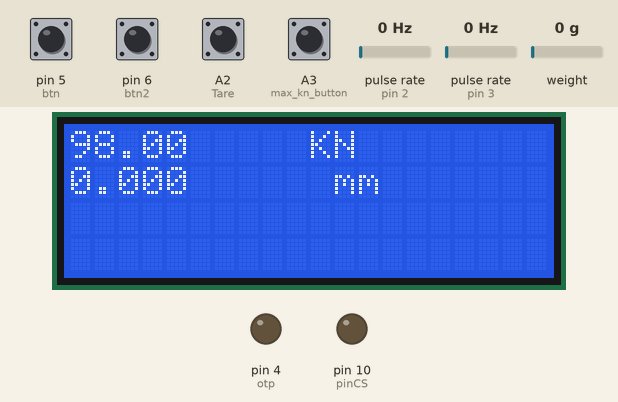
Bench run of a sketch on a simulated Arduino Uno, built with avr-gcc and run on an emulated ATmega328P. On the bench: 20×4 character LCD, output pins drawn as LEDs (lit = HIGH). Wiring (inferred from the names in the program): 2 × pulse sensor: data pin 2 / data pin 3. Inputs (shaded band) come from the test bench; at power-on: A2 (Tare), A3 (max_kn_button), pin 5 (btn), pin 6 (btn2) HIGH, pulse rate (sensors on pin 2, pin 3) 0 Hz, weight on the scale 0 g. The local clock reads 2024-03-15 10:24:30 at power-on unless the sketch sets it; storage starts empty; what the sketch prints to the serial monitor is not drawn.

Above: at 3.4 s.
3.5 s: pin 6 (btn2) pulled LOW for 0.15 s
At 3.65 s:
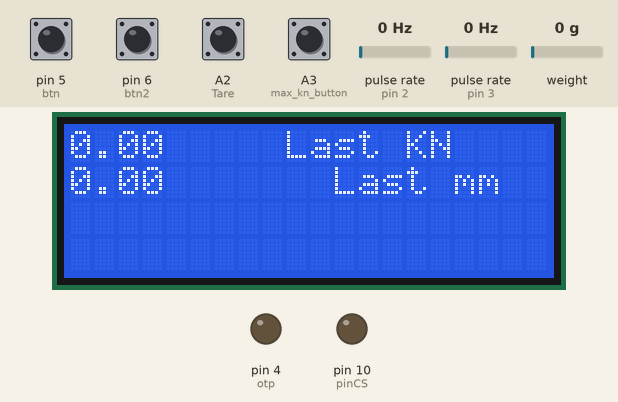
5.2 s: A2 (Tare) pulled LOW for 0.15 s
At 6.2 s:
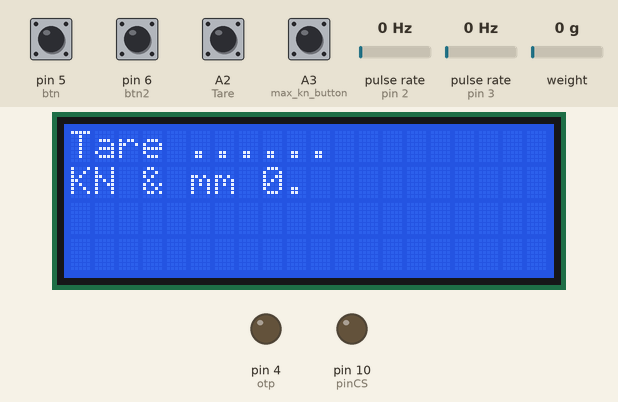
8.3 s: pulse rate (sensor on pin 2) set to 50 Hz
At 8.78 s:
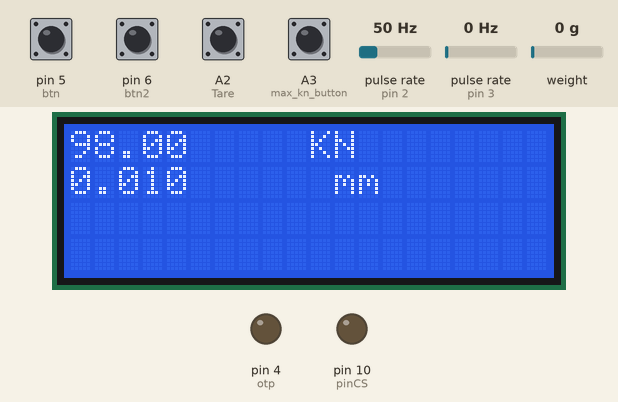
11.3 s: A3 (max_kn_button) pulled LOW for 0.15 s
At 11.5 s:
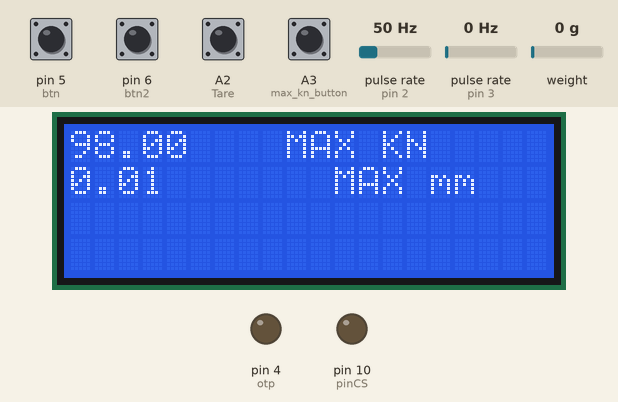
12.0 s: pulse rate (sensor on pin 3) set to 3 Hz
At 13.67 s:
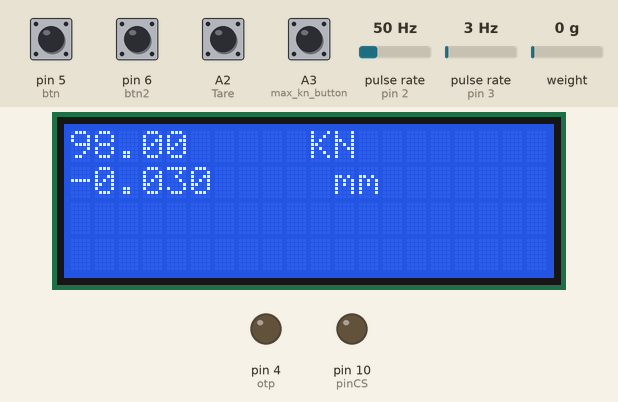
13.9 s: pin 5 (btn) pulled LOW for 0.15 s
At 15.17 s:
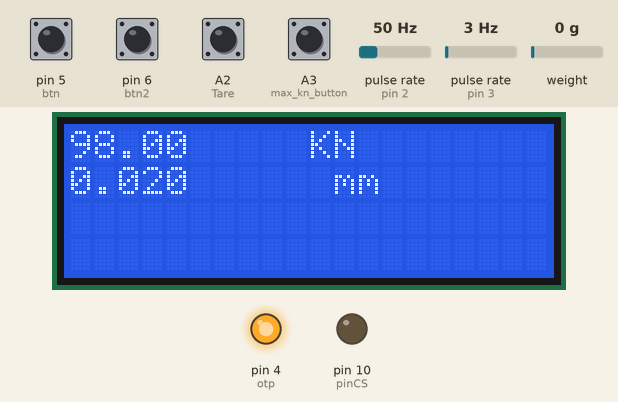
Timing chart, 0 to 15.6 s (numbered marks = the images above; inputs shaded):
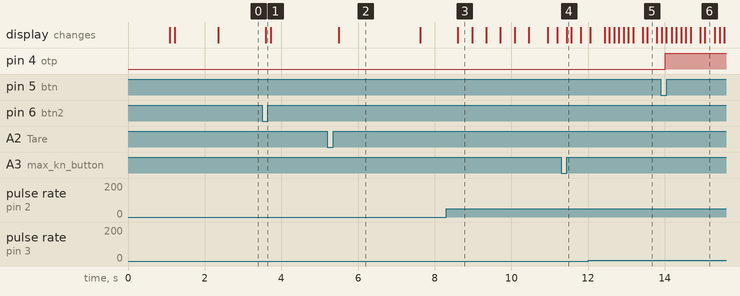

Measured:
- the behaviour switches between 1 and 2 Hz on pulse rate (sensor on pin 3) (found by bisection; images 4 and 5)
- after the input at 3.5 s, the display: changes after 0.10 s (image 1)
- after the input at 5.2 s, the display: changes after 0.29 s (image 2)
- after the input at 8.3 s, the display: changes after 0.31 s (image 3)
- after the input at 11.3 s, the display: changes after 0.15 s (image 4)
- after the input at 13.9 s, pin 4 (otp): LOW → HIGH after 0.12 s
- what the display in image 2 shows lasts 2.1 s, from 5.5 s to 7.6 s

The sketch:

Newton_logger_hx711.ino
```cpp
#include <SoftwareSerial.h>
#include <SD.h>
#include <SPI.h>
#include <Wire.h>
#include <RTClib.h>
#include <LiquidCrystal_I2C.h>
#include <HX711.h>
LiquidCrystal_I2C lcd(0x27, 20, 4);


HX711 scale(A0, A1);    // parameter "gain" is ommited; the default value 128 is used by the library

RTC_DS3231 rtc;

char daysOfTheWeek[7][12] = { "Sunday", "Monday", "Tuesday", "Wednesday", "Thursday", "Friday", "Saturday" };

//these pins can not be changed 2/3 are special pins
int encoderPin1 = 2;
int encoderPin2 = 3;

volatile int lastEncoded = 0, saveToSD = 0;
volatile long encoderValue = 0;
volatile double newencoderValue = 0, newencoderValueMAX = 0, lastnewencoderValue = 0, lastnewencoderValue2 = 0;
volatile double offset = 0;

volatile float kn = 0, max_kn = 0, lastkn = 0, lastkn2 = 0;
int16_t adc0 = 0;

int lastMSB = 0;
int lastLSB = 0;

const int otp = 4;
const int btn = 5;


const int out = A0;
const int clck = A1;
const int Tare = A2;
const int btn2 = 6;

float CalibrationFactor = -4380;  // Replace -12000 the calibration factor. AT 5 V 0.04 @ -50

File logger;

// make the value 53 if u want to use it on arduino mega else 10 for uno
int pinCS = 10;

//edit this to increase datalogging speed in sd card
int interval = 1; //in seconds
long timePassed = 0, timePassed2 = 0 ;
#define max_kn_button A3

float offset2 = 0;             // edit this for hx711
uint8_t action = 0;

void setup()
{
  Serial.begin(9600);

  pinMode(max_kn_button, INPUT);
  digitalWrite(max_kn_button, HIGH);
  pinMode(btn, INPUT);
  digitalWrite(btn, HIGH);
  pinMode(otp, OUTPUT);
  digitalWrite(otp, LOW);

  rtc.begin(); // Initialize the rtc object
  pinMode(Tare, INPUT);
  digitalWrite(Tare, HIGH);

  lcd.init();
  lcd.backlight();
  lcd.setCursor(0, 0);
  lcd.print("++");
  lcd.setCursor(0, 1);
  lcd.print(" -- ");
  delay(1000); // wait for console opening
  lcd.clear();
  lcd.setCursor(0, 0);
  lcd.print(" MADE BY ");
  lcd.setCursor(0, 1);
  lcd.print(" GAGAN");
  delay(100); // wait for console opening
  lcd.clear();


  pinMode(encoderPin1, INPUT);
  pinMode(encoderPin2, INPUT);

  digitalWrite(encoderPin1, HIGH); //turn pullup resistor on
  digitalWrite(encoderPin2, HIGH); //turn pullup resistor on

  //call updateEncoder() when any high/low changed seen
  //on interrupt 0 (pin 2), or interrupt 1 (pin 3)
  attachInterrupt(0, updateEncoder, CHANGE);
  attachInterrupt(1, updateEncoder, CHANGE);


  if (rtc.lostPower()) {
    Serial.println("RTC lost power, lets set the time!");
    // following line sets the RTC to the date & time this sketch was compiled
    rtc.adjust(DateTime(F(__DATE__), F(__TIME__)));
    // This line sets the RTC with an explicit date & time, for example to set
    // January 21, 2014 at 3am you would call:
    // rtc.adjust(DateTime(2014, 1, 21, 3, 0, 0));
  }

  Serial.print("Initializing SD card...");
  if (!SD.begin(10)) {
    Serial.println("initialization failed!");
    while (1);
  }

  Serial.println("initialization done.");
  delay(1000);
  pinMode(pinCS, OUTPUT);
  DateTime now = rtc.now();


  logger = SD.open("KN_log.txt", FILE_WRITE);
  if (logger) {

    logger.println("Date,Time,weight,last weight,max weight,Displacement,last Disp, max Disp");
    logger.close(); // close the file
  }
  else {
    Serial.println("error opening KN_log.txt");
  }

  lcd.clear();
  scale.set_scale(CalibrationFactor);
  // scale.tare();

  //    ads.begin();
}


void loop()
{
  DateTime now = rtc.now();
  newencoderValue = (double)encoderValue;
  newencoderValue = (newencoderValue / 100) - offset;

  kn = scale.get_units() - offset2;

  if (kn < 24000 ) kn = map(kn, 24000, 0, 0, 10);
  else kn = map(kn, 24000, 48000, 0, 10);
  kn = kn * 9.8;

  if (kn > max_kn)
    max_kn = kn;

  if (newencoderValue > newencoderValueMAX)
    newencoderValueMAX = newencoderValue;

  if (!digitalRead(btn)) {
    digitalWrite(otp, HIGH);
    action = 0;
  }

  if (digitalRead(otp) == HIGH) {
    if (action == 0 && kn > 0.5) {
      lastkn = 0;
      action = 1;
      timePassed2 = millis();
      saveToSD = 1;
    }
    else if ((action == 1 || action == 2) && kn > 0.5) {
      if (kn > lastkn) {
        lastkn = kn;
      }
      else if (lastkn - kn > 0.10) {
        lastkn2 = lastkn;
        action += 1;
      }
      if (newencoderValue > lastnewencoderValue) {
        lastnewencoderValue = newencoderValue;
      }
      else if (lastnewencoderValue - newencoderValue > 0.10) {
        lastnewencoderValue2 = lastnewencoderValue;
        action += 1;
      }
    }
    if (action != 0 && kn < 0.11) {
      digitalWrite(otp, LOW);
    }
  }

  lcd.clear();

  if (digitalRead(max_kn_button) == LOW) {
    lcd.setCursor(0, 0);
    lcd.print(max_kn, 2);
    lcd.setCursor(8, 0);
    lcd.print(" MAX KN");
    lcd.setCursor(0, 1);
    lcd.print(newencoderValueMAX, 2);
    lcd.setCursor(10, 1);
    lcd.print(" MAX mm");
  }

  else if (digitalRead(btn2) == LOW) {
    lcd.setCursor(0, 0);
    lcd.print(lastkn2, 2);
    lcd.setCursor(8, 0);
    lcd.print(" Last KN");
    lcd.setCursor(0, 1);
    lcd.print(lastnewencoderValue2, 2);
    lcd.setCursor(10, 1);
    lcd.print(" Last mm");
  }

  else {
    lcd.setCursor(0, 0);
    if (kn < 0) kn = 0;
    lcd.print(kn, 2);

    lcd.setCursor(10, 0);
    lcd.print("KN");
    lcd.setCursor(0, 1);
    lcd.print(newencoderValue, 3);
    lcd.setCursor(10, 1);
    lcd.print(" mm");
  }

  //void(* resetFunc) (void) = 0; //declare reset function @ address 0
  if (digitalRead(Tare) == LOW) {
    delay(150);
    lcd.clear();
    lcd.setCursor(0, 0);
    lcd.print("Tare ......");
    lcd.setCursor(0, 1);
    lcd.print("KN & mm 0.");
    scale.tare();
    offset2 = 0;

    offset = newencoderValue;
    delay(1000);
  }

  if (millis() - timePassed >= interval * 1000) {
    if (digitalRead(otp) == HIGH && saveToSD == 1) {
      if (millis() - timePassed2 >= 15000) {
        saveToSD = 0;
      }
      logger = SD.open("KN_log.txt", FILE_WRITE);
      if (logger) {
        logger.print(now.year(), DEC);
        logger.print('/');
        logger.print(now.month(), DEC);
        logger.print('/');
        logger.print(now.day(), DEC);
        logger.print(",");
        logger.print(now.hour(), DEC);
        logger.print(':');
        logger.print(now.minute(), DEC);
        logger.print(':');
        logger.print(now.second(), DEC);
        logger.print(",");
        logger.print(kn, 2);
        logger.print(",");
        logger.print(lastkn2, 2);
        logger.print(",");
        logger.print(max_kn, 2);
        logger.print(",");
        logger.print(newencoderValue, 2);
        logger.print(",");
        logger.print(lastnewencoderValue2, 2);
        logger.print(",");
        logger.println(newencoderValueMAX, 2);
        logger.close(); // close the file
      }
      else {
        Serial.println("error opening KN_log.txt");
      }
    }
    Serial.print(now.year(), DEC);
    Serial.print('/');
    Serial.print(now.month(), DEC);
    Serial.print('/');
    Serial.print(now.day(), DEC);
    Serial.print(",");
    Serial.print(now.hour(), DEC);
    Serial.print(':');
    Serial.print(now.minute(), DEC);
    Serial.print(':');
    Serial.print(now.second(), DEC);
    Serial.print(",");
    Serial.print(kn, 2);
    Serial.print(",");
    Serial.print(lastkn2, 2);
    Serial.print(",");
    Serial.print(max_kn, 2);
    Serial.print(",");
    Serial.print(newencoderValue, 2);
    Serial.print(",");
    Serial.print(lastnewencoderValue2, 2);
    Serial.print(",");
    Serial.println(newencoderValueMAX, 2);
    timePassed = millis();


    // if the file didn't open, print an error:

  }

}

void updateEncoder() {
  int MSB = digitalRead(encoderPin1); //MSB = most significant bit
  int LSB = digitalRead(encoderPin2); //LSB = least significant bitS

  int encoded = (MSB << 1) | LSB; //converting the 2 pin value to single number
  int sum  = (lastEncoded << 2) | encoded; //adding it to the previous encoded value

  if (sum == 0b1101 || sum == 0b0100 || sum == 0b0010 || sum == 0b1011) encoderValue++;
  if (sum == 0b1110 || sum == 0b0111 || sum == 0b0001 || sum == 0b1000) encoderValue--;

  lastEncoded = encoded; //store this value for next time
}
```
